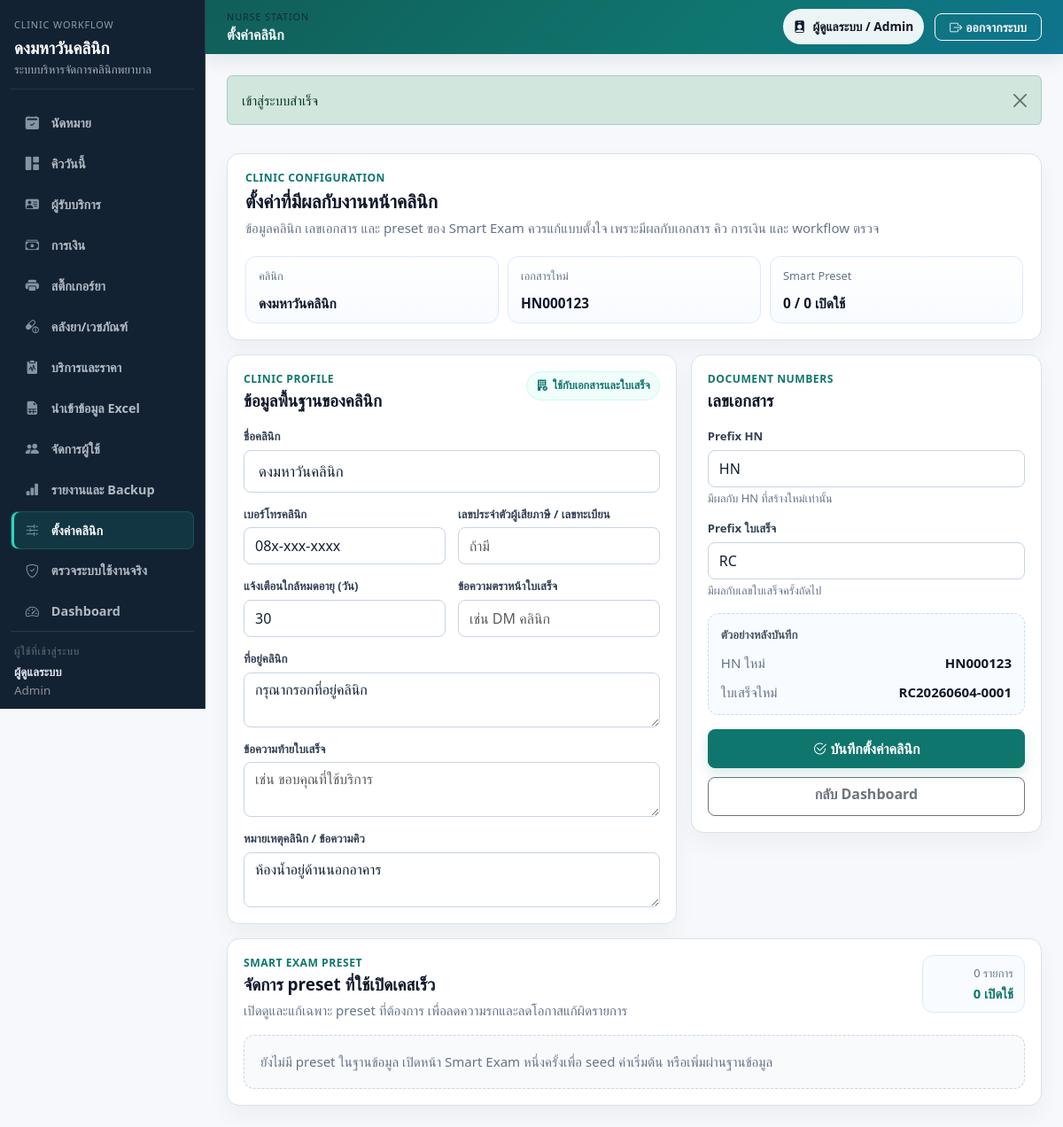
The app's page /index.php?page=settings (signed in) with its own data.
### tables this page shows
CREATE TABLE `system_settings` (
  `id` bigint unsigned NOT NULL AUTO_INCREMENT,
  `clinic_name` varchar(200) NOT NULL,
  `clinic_address` text DEFAULT NULL,
  `clinic_phone` varchar(50) DEFAULT NULL,
  `clinic_tax_id` varchar(50) DEFAULT NULL,
  `receipt_logo_text` varchar(80) DEFAULT NULL,
  `receipt_footer` text DEFAULT NULL,
  `receipt_prefix` varchar(20) NOT NULL DEFAULT 'RC',
  `hn_prefix` varchar(20) NOT NULL DEFAULT 'HN',
  `expiry_alert_days` int NOT NULL DEFAULT 30,
  `queue_note` varchar(255) DEFAULT NULL,
  `created_at` datetime DEFAULT CURRENT_TIMESTAMP,
  `updated_at` datetime DEFAULT CURRENT_TIMESTAMP ON UPDATE CURRENT_TIMESTAMP,
  PRIMARY KEY (`id`)
);

### app/Views/settings/index.php (the view, shortened to what the rows shown need)
<?php
$hnPreview = ($settings['hn_prefix'] ?? 'HN') . '000123';
$receiptPreview = ($settings['receipt_prefix'] ?? 'RC') . date('Ymd') . '-0001';
?>
<div class="settings-workstation">
    <section class="settings-command-strip">
        <div>
            <h2>ตั้งค่าที่มีผลกับงานหน้าคลินิก</h2>
        </div>
        <div class="settings-status-grid">
            <a href="#clinicSettings" class="settings-status-card">
                <span>คลินิก</span>
                <strong><?= e($settings['clinic_name'] ?? '-') ?></strong>
            </a>
            <a href="#documentSettings" class="settings-status-card">
                <span>เอกสารใหม่</span>
                <strong><?= e($hnPreview) ?></strong>
            </a>
        </div>
    </section>
    <form method="post" action="<?= e(route_url('settings-store')) ?>" class="settings-form-shell" id="clinicSettings">
        <section class="settings-panel settings-main-panel">
            <div class="settings-field-grid">
                <div class="settings-field settings-field-wide">
                    <label class="form-label">ชื่อคลินิก</label>
                    <input type="text" name="clinic_name" class="form-control form-control-lg" value="<?= e($settings['clinic_name'] ?? '') ?>" required>
                </div>
                <div class="settings-field">
                    <label class="form-label">เบอร์โทรคลินิก</label>
                    <input type="text" name="clinic_phone" class="form-control" value="<?= e($settings['clinic_phone'] ?? '') ?>" placeholder="08x-xxx-xxxx">
                </div>
                <div class="settings-field">
                    <label class="form-label">แจ้งเตือนใกล้หมดอายุ (วัน)</label>
                    <input type="number" name="expiry_alert_days" class="form-control" min="1" value="<?= e((string) ($settings['expiry_alert_days'] ?? 30)) ?>">
                </div>
                <div class="settings-field settings-field-wide">
                    <label class="form-label">ที่อยู่คลินิก</label>
                    <textarea name="clinic_address" class="form-control settings-textarea-sm" placeholder="ใช้แสดงบนใบเสร็จและเอกสาร"><?= e($settings['clinic_address'] ?? '') ?></textarea>
                </div>
                <div class="settings-field settings-field-wide">
                    <label class="form-label">หมายเหตุคลินิก / ข้อความคิว</label>
                    <textarea name="queue_note" class="form-control settings-textarea-xs" placeholder="เช่น ห้องน้ำอยู่ด้านนอกอาคาร"><?= e($settings['queue_note'] ?? '') ?></textarea>
                </div>
            </div>
        </section>
        <aside class="settings-panel settings-side-panel" id="documentSettings">
            <div class="settings-doc-grid">
                <div>
                    <label class="form-label">Prefix HN</label>
                    <input type="text" name="hn_prefix" class="form-control" maxlength="10" value="<?= e($settings['hn_prefix'] ?? 'HN') ?>">
                    <small>มีผลกับ HN ที่สร้างใหม่เท่านั้น</small>
                </div>
                <div>
                    <label class="form-label">Prefix ใบเสร็จ</label>
                    <input type="text" name="receipt_prefix" class="form-control" maxlength="10" value="<?= e($settings['receipt_prefix'] ?? 'RC') ?>">
                    <small>มีผลกับเลขใบเสร็จครั้งถัดไป</small>
                </div>
            </div>
            <div class="settings-preview-card">
                <div><span>HN ใหม่</span><strong><?= e($hnPreview) ?></strong></div>
                <div><span>ใบเสร็จใหม่</span><strong><?= e($receiptPreview) ?></strong></div>
            </div>
        </aside>
    </form>
</div>

### app/Views/layouts/app.php (shortened to what the rows shown need)
<?php
$clinicName = (string) system_setting('clinic_name', config('app.name'));
?>
<!doctype html>
<html lang="th">
<head>
    <link href="https://cdn.jsdelivr.net/npm/bootstrap@5.3.3/dist/css/bootstrap.min.css" rel="stylesheet">
    <link href="https://cdn.jsdelivr.net/npm/bootstrap-icons@1.11.3/font/bootstrap-icons.css" rel="stylesheet">
    <link href="<?= e(app_url('assets/css/app.css')) ?>" rel="stylesheet">
</head>
<body>
<div class="app-shell">
    <aside class="app-sidebar sidebar">
        <div class="sidebar-inner">
            <div class="sidebar-brand text-white">
                <div class="sidebar-kicker">Clinic Workflow</div>
                <h4 class="mb-1"><?= e($clinicName) ?></h4>
                <div class="sidebar-subtitle">ระบบบริหารจัดการคลินิกพยาบาล</div>
            </div>
        </div>
    </aside>
    <main class="app-main-shell">
        <div class="app-content px-3 px-lg-4 py-4">
            <?= $content ?>
        </div>
    </main>
</div>
</body>
</html>

### records on screen
system_settings: clinic_name "ดงมหาวันคลินิก", hn_prefix "HN000123", clinic_phone "08x-xxx-xxxx", expiry_alert_days "30", clinic_address "กรุณากรอกที่อยู่คลินิก", queue_note "ห้องน้ำอยู่ด้านนอกอาคาร", hn_prefix "HN", receipt_prefix "RC"

### other values on screen
$navItem['label'] "นัดหมาย"
$navItem['label'] "คิววันนี้"
$navItem['label'] "ผู้รับบริการ"
$navItem['label'] "การเงิน"
$navItem['label'] "สติ๊กเกอร์ยา"
$navItem['label'] "คลังยา/เวชภัณฑ์"
$navItem['label'] "บริการและราคา"
$navItem['label'] "นำเข้าข้อมูล Excel"
$navItem['label'] "จัดการผู้ใช้"
$navItem['label'] "รายงานและ Backup"
$navItem['label'] "ตั้งค่าคลินิก"
$navItem['label'] "ตรวจระบบใช้งานจริง"
$navItem['label'] "Dashboard"
$user['full_name'] "ผู้ดูแลระบบ"
$user['role_name'] "Admin"
